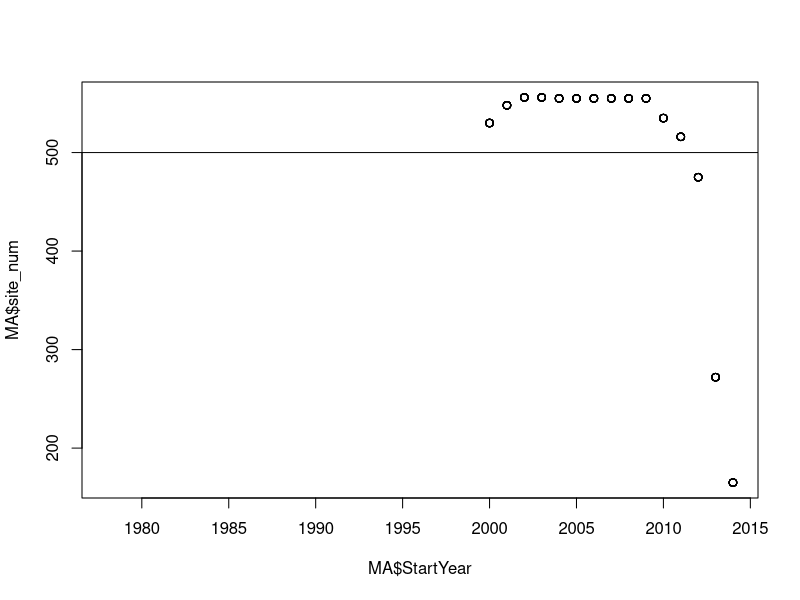
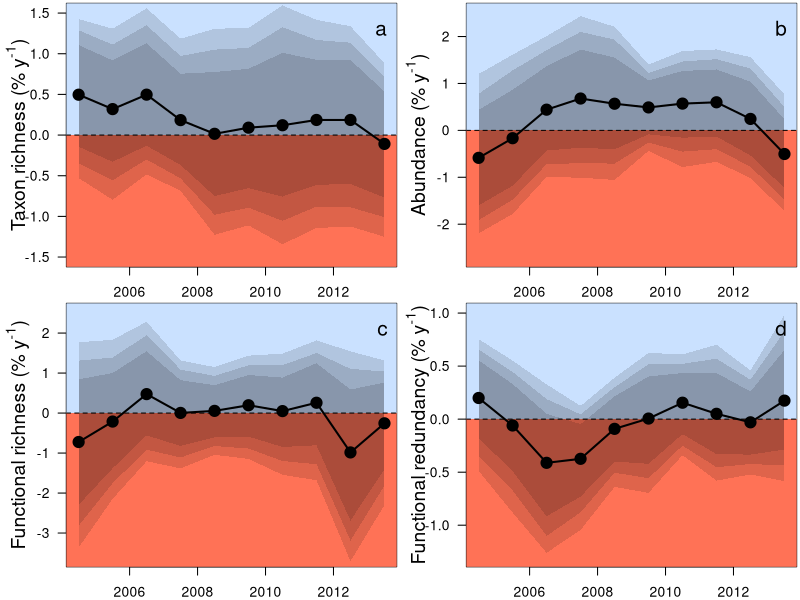

These figures' R source, in order:
##Set working directory
setwd("C:/Users/elwel/OneDrive/Desktop/aquatic_data/git/EuroAquaticMacroInverts/")

# attach data
MA <- read.csv("outputs/HighThresholdMovingAve1_YrEsts.csv")
MA$meanYr <- (MA$StartYear+ 4.5)
head(MA)
MA = subset(MA, select = -c(X) )
unique(MA$Response)
plot(MA$site_num~MA$StartYear)
abline(h=500)

tiff(filename = "plots/Fig3_movingWindow/HTMW1.tiff", width = 8, height = 6.5, units = 'in', res = 600, compression = 'lzw')
par(mfrow=c(2,2),mar=c(2,4,0.2,0.2))

#plot for spp richness
SR <- subset(MA, Response == "spp_richness")
ave_SppRich <- 27.28712314
st <-(SR[1:(nrow(SR)),3:12]/ave_SppRich)*100
sr <- cbind(SR$StartYear, SR$site_num, SR$meanYr, st)
names(sr)[names(sr) == 'SR$StartYear'] <- 'StartYear'
names(sr)[names(sr) == 'SR$site_num'] <- 'site_num'
names(sr)[names(sr) == 'SR$meanYr'] <- 'meanYr'
#select yrs with enough sites to be representative
SRs <- sr[ which(sr$StartYear >1999 & sr$StartYear <2010), ] # this is min 500 sites and within selected years of high number of sites

plot(SRs$Estimate~SRs$meanYr,ylab="", cex=1.5, xlab="", type="n", las=1, ylim=c(-1.5,1.5), xlim=c(2004.5,2013.5))#ylim=c(-0.8,2.55))
title(ylab=expression(paste("Taxon richness (% y"^"-1", ")")), line=2,cex.lab=1.4)
#title(xlab="Mean year of moving window", line=2,cex.lab=1.3)
polygon(x = c(0, 0, 2040, 2040), y = c(-100, 0, 0, -100), col ="coral1", border = NA)
polygon(x = c(0, 0, 2040, 2040), y = c(100, 0, 0, 100), col ="lightsteelblue1", border = NA)
abline(h=0,lty=2)
polygon(x = c(SRs$meanYr,rev(SRs$meanYr)), y = c(SRs$Q2.5,rev(SRs$Q97.5)),col="#00000020", border = NA)
polygon(x = c(SRs$meanYr,rev(SRs$meanYr)), y = c(SRs$Q5,rev(SRs$Q95)), col ="#00000020", border = NA)
polygon(x = c(SRs$meanYr,rev(SRs$meanYr)), y = c(SRs$Q10,rev(SRs$Q90)), col ="#00000020", border = NA)
#box(lwd=2)
points(SRs$Estimate~SRs$meanYr, pch=21,bg=1,cex=1.8)#pch="-",
points(SRs$Estimate~SRs$meanYr,type="l",lwd=2)
legend("topright", bty="n", legend="a",cex=1.5)

#plot for abundance
SR <- subset(MA, Response == "abundance")
st <-(SR[1:(nrow(SR)),3:12]*100)
sr <- cbind(SR$StartYear, SR$site_num, SR$meanYr, st)
names(sr)[names(sr) == 'SR$StartYear'] <- 'StartYear'
names(sr)[names(sr) == 'SR$site_num'] <- 'site_num'
names(sr)[names(sr) == 'SR$meanYr'] <- 'meanYr'
#select yrs with enough sites to be representative
SRs <- sr[ which(sr$StartYear >1999 & sr$StartYear <2010), ]

plot(SRs$Estimate~SRs$meanYr,ylab="", cex=1.5, xlab="", type="n", las=1, ylim=c(-2.7,2.5), xlim=c(2004.5,2013.5)) #ylim=c(-0.57,0.4))
title(ylab=expression(paste("Abundance (% y"^"-1", ")")), line=2,cex.lab=1.4)
title(xlab="Mean year of moving window", line=2.4,cex.lab=1.3)
polygon(x = c(0, 0, 2040, 2040), y = c(-100, 0, 0, -100), col ="coral1", border = NA)
polygon(x = c(0, 0, 2040, 2040), y = c(100, 0, 0, 100), col ="lightsteelblue1", border = NA)
abline(h=0,lty=2)
polygon(x = c(SRs$meanYr,rev(SRs$meanYr)), y = c(SRs$Q2.5,rev(SRs$Q97.5)),col="#00000020", border = NA)
polygon(x = c(SRs$meanYr,rev(SRs$meanYr)), y = c(SRs$Q5,rev(SRs$Q95)), col ="#00000020", border = NA)
polygon(x = c(SRs$meanYr,rev(SRs$meanYr)), y = c(SRs$Q10,rev(SRs$Q90)), col ="#00000020", border = NA)
points(SRs$Estimate~SRs$meanYr, pch=21,bg=1,cex=1.8)#pch="-",
points(SRs$Estimate~SRs$meanYr,type="l",lwd=2)
legend("topright", bty="n", legend="b",cex=1.5)

#plot for FRic
SR <- subset(MA, Response == "FRic")
st <-(SR[1:(nrow(SR)),3:12])*100
sr <- cbind(SR$StartYear, SR$site_num, SR$meanYr, st)
names(sr)[names(sr) == 'SR$StartYear'] <- 'StartYear'
names(sr)[names(sr) == 'SR$site_num'] <- 'site_num'
names(sr)[names(sr) == 'SR$meanYr'] <- 'meanYr'
#select yrs with enough sites to be representative
SRs <- sr[ which(sr$StartYear >1999 & sr$StartYear <2010), ]

plot(SRs$Estimate~SRs$meanYr,ylab="", cex=1.5, xlab="", type="n", las=1, ylim=c(-3.6,2.5), xlim=c(2004.5,2013.5)) #ylim=c(-0.57,0.4))
title(ylab=expression(paste("Functional richness (% y"^"-1", ")")), line=2,cex.lab=1.4)
title(xlab="Mean year of moving window", line=2.4,cex.lab=1.3)
polygon(x = c(0, 0, 2040, 2040), y = c(-100, 0, 0, -100), col ="coral1", border = NA)
polygon(x = c(0, 0, 2040, 2040), y = c(100, 0, 0, 100), col ="lightsteelblue1", border = NA)
abline(h=0,lty=2)
polygon(x = c(SRs$meanYr,rev(SRs$meanYr)), y = c(SRs$Q2.5,rev(SRs$Q97.5)),col="#00000020", border = NA)
polygon(x = c(SRs$meanYr,rev(SRs$meanYr)), y = c(SRs$Q5,rev(SRs$Q95)), col ="#00000020", border = NA)
polygon(x = c(SRs$meanYr,rev(SRs$meanYr)), y = c(SRs$Q10,rev(SRs$Q90)), col ="#00000020", border = NA)
points(SRs$Estimate~SRs$meanYr, pch=21,bg=1,cex=1.8)#pch="-",
points(SRs$Estimate~SRs$meanYr,type="l",lwd=2)
legend("topright", bty="n", legend="c",cex=1.5)

#plot for FRed
SR <- subset(MA, Response == "FRed")
ave_FRed <- 0.291145846
st <-(SR[1:(nrow(SR)),3:12]/ave_FRed)*100
sr <- cbind(SR$StartYear, SR$site_num, SR$meanYr, st)
names(sr)[names(sr) == 'SR$StartYear'] <- 'StartYear'
names(sr)[names(sr) == 'SR$site_num'] <- 'site_num'
names(sr)[names(sr) == 'SR$meanYr'] <- 'meanYr'
#select yrs with enough sites to be representative
SRs <- sr[ which(sr$StartYear >1999 & sr$StartYear <2010), ]

plot(SRs$Estimate~SRs$meanYr,ylab="", cex=1.5, xlab="", type="n", las=1, ylim=c(-1.3,1), xlim=c(2004.5,2013.5)) #ylim=c(-0.57,0.4))
title(ylab=expression(paste("Functional redundancy (% y"^"-1", ")")), line=2,cex.lab=1.4)
title(xlab="Mean year of moving window", line=2.4,cex.lab=1.3)
polygon(x = c(0, 0, 2040, 2040), y = c(-100, 0, 0, -100), col ="coral1", border = NA)
polygon(x = c(0, 0, 2040, 2040), y = c(100, 0, 0, 100), col ="lightsteelblue1", border = NA)
abline(h=0,lty=2)
polygon(x = c(SRs$meanYr,rev(SRs$meanYr)), y = c(SRs$Q2.5,rev(SRs$Q97.5)),col="#00000020", border = NA)
polygon(x = c(SRs$meanYr,rev(SRs$meanYr)), y = c(SRs$Q5,rev(SRs$Q95)), col ="#00000020", border = NA)
polygon(x = c(SRs$meanYr,rev(SRs$meanYr)), y = c(SRs$Q10,rev(SRs$Q90)), col ="#00000020", border = NA)
points(SRs$Estimate~SRs$meanYr, pch=21,bg=1,cex=1.8)#pch="-",
points(SRs$Estimate~SRs$meanYr,type="l",lwd=2)
legend("topright", bty="n", legend="d",cex=1.5)

dev.off()


####
#####################
###############################################
################################################

